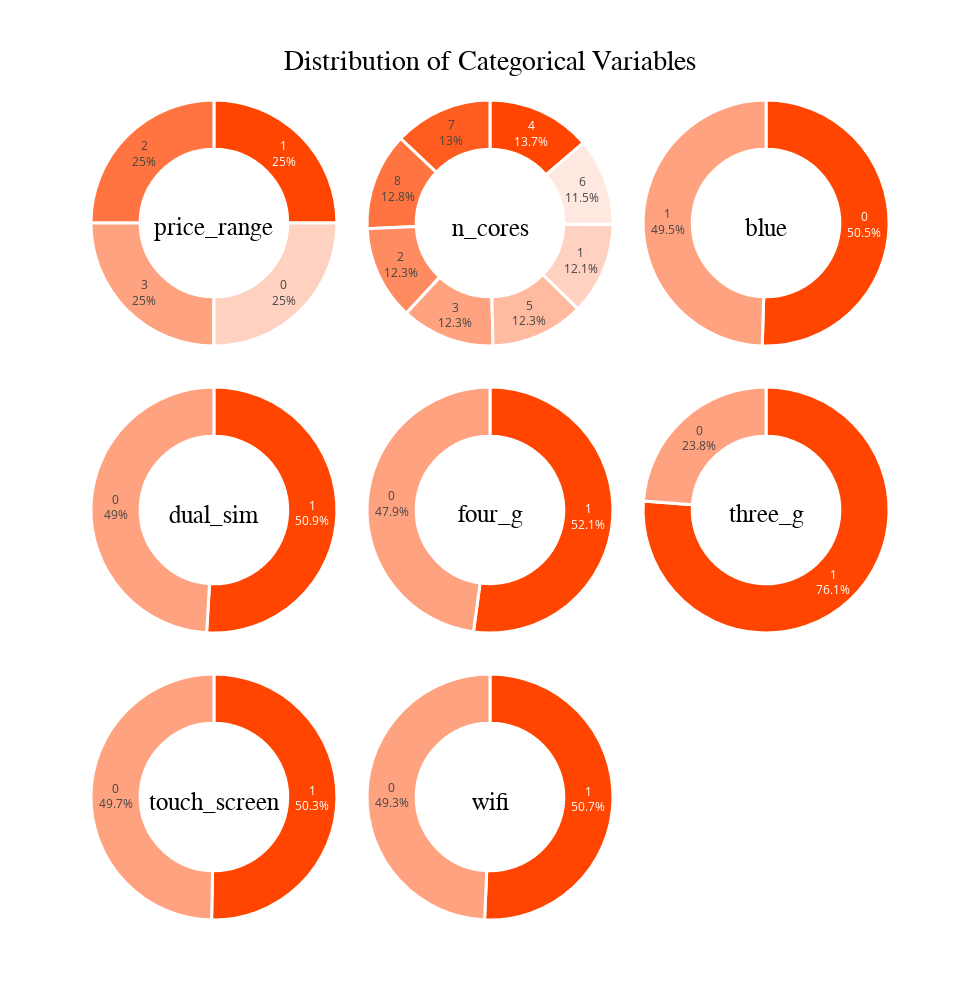

Here is the notebook cell this chart was saved with:
### Markdown cell above
<a id="cat_univariate"></a>
# <b><span style='color:orangered'>Step 4.1 |</span><span style='color:maroon'> Categorical Variables Univariate Analysis</span></b>  

To examine the distribution of categorical features, we plot interactive pie charts:

### Code cell
# Create the subplots
fig = make_subplots(rows=3, cols=3, specs=[[{'type':'domain'}]*3]*3, vertical_spacing=0.05, horizontal_spacing=0.01)

# Loop through all the features and add the pie chart to the subplot
for i, feature in enumerate(df_categorical.columns):
    value_counts = df_categorical[feature].value_counts()
    labels = value_counts.index.tolist()
    values = value_counts.values.tolist()

    # Define color map based on orangered color
    cmap = colors.LinearSegmentedColormap.from_list("orangered", ["orangered", "white"])
    norm = colors.Normalize(vmin=0, vmax=len(labels))
    color_list = [colors.rgb2hex(cmap(norm(i))) for i in range(len(labels))]

    # Create the pie chart
    pie_chart = go.Pie(
        labels=labels,
        values=values,
        hole=0.6,
        marker=dict(colors=color_list, line=dict(color='white', width=3)),
        textposition='inside',
        textinfo='percent+label',
        title=feature,  # Add title with the feature name
        title_font=dict(size=25, color='black', family='Calibri')
    )

    # Add the pie chart to the subplot
    if i < 8:
        row = i // 3 + 1
        col = i % 3 + 1
        fig.add_trace(pie_chart, row=row, col=col)

# Update the layout
fig.update_layout(showlegend=False, height=1000, width=980, 
                   title={
                          'text':"Distribution of Categorical Variables",
                          'y':0.95,
                          'x':0.5,
                          'xanchor':'center',
                          'yanchor':'top',
                          'font': {'size':28, 'color':'black', 'family':'Calibri'}
                         })

# Show the plot
fig.show()

### Figure 1 — Plotly figure (JSON) as saved in the notebook; plotly's stock layout.template omitted (floating-point values rounded to 4 significant figures)
{"data": [{"domain": {"x": [0, 0.3267], "y": [0.7, 1]}, "hole": 0.6, "labels": ["1", "2", "3", "0"], "marker": {"colors": ["#ff4500", "#ff7440", "#ffa280", "#ffd1c0"], "line": {"color": "white", "width": 3}}, "textinfo": "percent+label", "textposition": "inside", "title": {"font": {"color": "black", "family": "Calibri", "size": 25}, "text": "price_range"}, "type": "pie", "values": [500, 500, 500, 500]}, {"domain": {"x": [0.3367, 0.6633], "y": [0.7, 1]}, "hole": 0.6, "labels": ["4", "7", "8", "2", "3", "5", "1", "6"], "marker": {"colors": ["#ff4500", "#ff5c20", "#ff7440", "#ff8b60", "#ffa280", "#ffbaa0", "#ffd1c0", "#ffe8e0"], "line": {"color": "white", "width": 3}}, "textinfo": "percent+label", "textposition": "inside", "title": {"font": {"color": "black", "family": "Calibri", "size": 25}, "text": "n_cores"}, "type": "pie", "values": [274, 259, 256, 247, 246, 246, 242, 230]}, {"domain": {"x": [0.6733, 1], "y": [0.7, 1]}, "hole": 0.6, "labels": ["0", "1"], "marker": {"colors": ["#ff4500", "#ffa280"], "line": {"color": "white", "width": 3}}, "textinfo": "percent+label", "textposition": "inside", "title": {"font": {"color": "black", "family": "Calibri", "size": 25}, "text": "blue"}, "type": "pie", "values": [1010, 990]}, {"domain": {"x": [0, 0.3267], "y": [0.35, 0.65]}, "hole": 0.6, "labels": ["1", "0"], "marker": {"colors": ["#ff4500", "#ffa280"], "line": {"color": "white", "width": 3}}, "textinfo": "percent+label", "textposition": "inside", "title": {"font": {"color": "black", "family": "Calibri", "size": 25}, "text": "dual_sim"}, "type": "pie", "values": [1019, 981]}, {"domain": {"x": [0.3367, 0.6633], "y": [0.35, 0.65]}, "hole": 0.6, "labels": ["1", "0"], "marker": {"colors": ["#ff4500", "#ffa280"], "line": {"color": "white", "width": 3}}, "textinfo": "percent+label", "textposition": "inside", "title": {"font": {"color": "black", "family": "Calibri", "size": 25}, "text": "four_g"}, "type": "pie", "values": [1043, 957]}, {"domain": {"x": [0.6733, 1], "y": [0.35, 0.65]}, "hole": 0.6, "labels": ["1", "0"], "marker": {"colors": ["#ff4500", "#ffa280"], "line": {"color": "white", "width": 3}}, "textinfo": "percent+label", "textposition": "inside", "title": {"font": {"color": "black", "family": "Calibri", "size": 25}, "text": "three_g"}, "type": "pie", "values": [1523, 477]}, {"domain": {"x": [0, 0.3267], "y": [0, 0.3]}, "hole": 0.6, "labels": ["1", "0"], "marker": {"colors": ["#ff4500", "#ffa280"], "line": {"color": "white", "width": 3}}, "textinfo": "percent+label", "textposition": "inside", "title": {"font": {"color": "black", "family": "Calibri", "size": 25}, "text": "touch_screen"}, "type": "pie", "values": [1006, 994]}, {"domain": {"x": [0.3367, 0.6633], "y": [0, 0.3]}, "hole": 0.6, "labels": ["1", "0"], "marker": {"colors": ["#ff4500", "#ffa280"], "line": {"color": "white", "width": 3}}, "textinfo": "percent+label", "textposition": "inside", "title": {"font": {"color": "black", "family": "Calibri", "size": 25}, "text": "wifi"}, "type": "pie", "values": [1014, 986]}], "layout": {"height": 1000, "showlegend": false, "title": {"font": {"color": "black", "family": "Calibri", "size": 28}, "text": "Distribution of Categorical Variables", "x": 0.5, "xanchor": "center", "y": 0.95, "yanchor": "top"}, "width": 980}}
